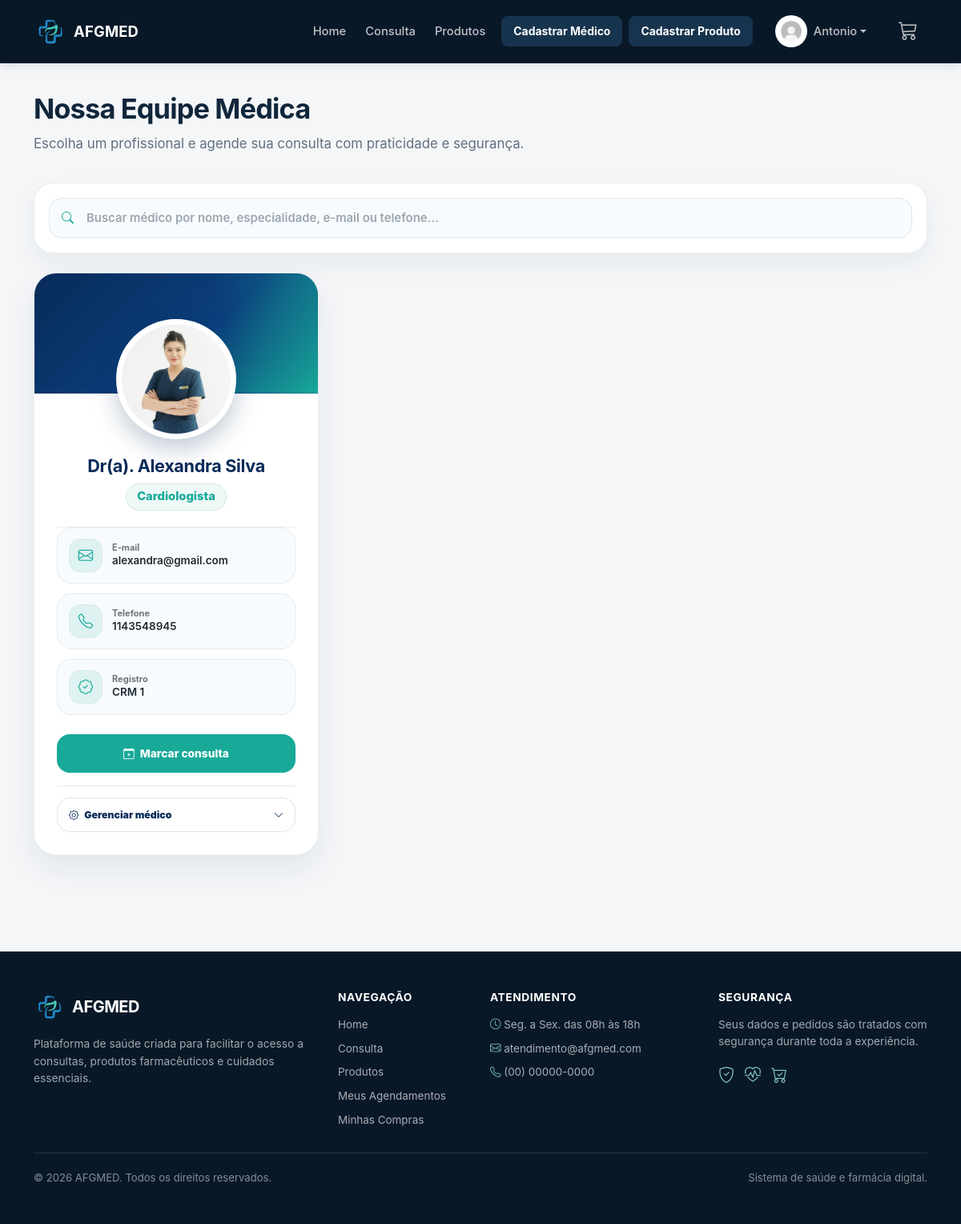
/medicos (signed in), run on the app's committed database.
### projetoafgmed/models.py (models this page shows)
class Usuario(database.Model, UserMixin):
    id = database.Column(database.Integer, primary_key=True)
    nome = database.Column(database.String, nullable=False)
    sobrenome = database.Column(database.String, nullable=False)
    email = database.Column(database.String, nullable=False, unique=True)
    senha = database.Column(database.String, nullable=False)
    foto = database.Column(database.String(200), nullable=True, default="usuario_padrao.jpg")
    is_admin = database.Column(database.Boolean, default=False)
    is_medico = database.Column(database.Boolean, default=False, nullable=False)
    id_medico = database.Column(database.Integer, database.ForeignKey("medico.id"), nullable=True)
    perfil = database.relationship("PerfilUsuario", backref="usuario", uselist=False)
    carrinho = database.relationship("Carrinho", backref="usuario", uselist=False)
    consultas = database.relationship("Consulta", backref="usuario", lazy=True)
    pedidos = database.relationship("Pedido", backref="usuario", lazy=True)
    medico = database.relationship(
        "Medico",
        backref=database.backref("usuario_acesso", uselist=False),
        foreign_keys=[id_medico]
    )

class Medico(database.Model):
    id = database.Column(database.Integer, primary_key=True)
    nome = database.Column(database.String, nullable=False)
    sobrenome = database.Column(database.String, nullable=False, default="AFGMED")
    especialidade = database.Column(database.String, nullable=False)
    email = database.Column(database.String)
    telefone = database.Column(database.String)
    foto = database.Column(database.String, default="default.jpg")
    data_criacao = database.Column(database.DateTime, nullable=False, default=datetime.utcnow)

### projetoafgmed/rotas/medicos.py (the view, shortened to what this page needs)
@app.route("/medicos")
@login_required
def medicos():
    return render_template("medicos.html", medicos=Medico.query.all())

### projetoafgmed/templates/medicos.html (shortened to what this page needs)
{% extends "base.html" %}
{% block content %}
<div class="medicos-page">
    <section class="medicos-header text-center">
        <h2 class="fw-bold">
            Nossa Equipe Médica
        </h2>
        <p class="text-muted mb-0">
            Escolha um profissional e agende sua consulta com praticidade e segurança.
        </p>
    </section>
    {% if medicos %}
        <section class="medicos-filtros mb-4">
            <div class="medico-busca">
                <i class="bi bi-search"></i>
                <input type="text"
                       id="buscaMedico"
                       class="form-control"
                       placeholder="Buscar médico por nome, especialidade, e-mail ou telefone...">
            </div>
        </section>
        <div class="row row-cols-1 row-cols-md-2 row-cols-xl-3 g-4" id="medicosGrid">
            {% for medico in medicos %}
                <div class="col medico-col"
                     data-nome="{{ (medico.nome ~ ' ' ~ medico.sobrenome)|lower }}"
                     data-especialidade="{{ (medico.especialidade or '')|lower }}"
                     data-email="{{ (medico.email or '')|lower }}"
                     data-telefone="{{ (medico.telefone or '')|lower }}">
                    <div class="medico-card h-100">
                        <div class="medico-card-top">
                            <div class="medico-foto-frame">
                                <img src="{{ url_for('static', filename='fotos_medicos/' ~ (medico.foto or 'default.jpg')) }}"
                                     alt="{{ medico.nome }} {{ medico.sobrenome }}"
                                     class="medico-foto">
                            </div>
                        </div>
                        <div class="medico-card-body">
                            <div class="medico-nome-area text-center">
                                <h4 class="fw-bold mb-1">
                                    Dr(a). {{ medico.nome }} {{ medico.sobrenome }}
                                </h4>
                                <span class="medico-especialidade">
                                    {{ medico.especialidade }}
                                </span>
                            </div>
                            <div class="medico-info-list mt-4">
                                <div class="medico-info-item">
                                    <div class="medico-info-icon">
                                        <i class="bi bi-envelope"></i>
                                    </div>
                                    <div>
                                        <small>E-mail</small>
                                        <p class="mb-0">{{ medico.email }}</p>
                                    </div>
                                </div>
                                <div class="medico-info-item">
                                    <div class="medico-info-icon">
                                        <i class="bi bi-telephone"></i>
                                    </div>
                                    <div>
                                        <small>Telefone</small>
                                        <p class="mb-0">{{ medico.telefone }}</p>
                                    </div>
                                </div>
                                <div class="medico-info-item">
                                    <div class="medico-info-icon">
                                        <i class="bi bi-patch-check"></i>
                                    </div>
                                    <div>
                                        <small>Registro</small>
                                        <p class="mb-0">CRM {{ medico.id }}</p>
                                    </div>
                                </div>
                            </div>
                            <div class="medico-actions mt-4">
                                {% if not current_user.is_medico or current_user.is_admin %}
                                    <a href="{{ url_for('consultas', medico_id=medico.id) }}"
                                       class="btn btn-agendar w-100">
                                        <i class="bi bi-calendar-plus"></i>
                                        Marcar consulta
                                    </a>
                                {% endif %}
                            </div>
                            {% if current_user.is_admin %}
                                <div class="medico-admin mt-3">
                                    <button class="medico-admin-toggle"
                                            type="button"
                                            data-bs-toggle="collapse"
                                            data-bs-target="#adminMedico{{ medico.id }}"
                                            aria-expanded="false"
                                            aria-controls="adminMedico{{ medico.id }}">
                                        <span>
                                            <i class="bi bi-gear"></i>
                                            Gerenciar médico
                                        </span>
                                        <i class="bi bi-chevron-down"></i>
                                    </button>
                                </div>
                            {% endif %}
                        </div>
                    </div>
                </div>
            {% endfor %}
        </div>
    {% endif %}
</div>
{% endblock %}

### projetoafgmed/templates/base.html (shortened to what this page needs)
<!DOCTYPE html>
<html lang="pt-br">
<head>
    <link href="https://cdn.jsdelivr.net/npm/bootstrap@5.3.8/dist/css/bootstrap.min.css"
          rel="stylesheet">
    <link rel="stylesheet"
          href="https://cdn.jsdelivr.net/npm/bootstrap-icons@1.11.3/font/bootstrap-icons.css">
    <link rel="stylesheet"
          href="{{ url_for('static', filename='css/style.css') }}">
</head>
<body>
<nav class="navbar navbar-expand-lg navbar-dark bg-dark">
    <div class="container">
        <a class="navbar-brand d-flex align-items-center"
           href="{{ url_for('homepage') }}">
            <img src="{{ url_for('static', filename='imagens/logo.jpg') }}"
                 alt="Logo AFGMED"
                 width="50"
                 class="me-2">
            AFGMED
        </a>
        <div class="collapse navbar-collapse" id="navbarNav">
            <ul class="navbar-nav ms-auto align-items-lg-center">
                <li class="nav-item">
                    <a class="nav-link" href="{{ url_for('homepage') }}">
                        Home
                    </a>
                </li>
                {% if current_user.is_authenticated
                      and current_user.is_medico
                      and not current_user.is_admin %}
                    <li class="nav-item">
                        <a class="nav-link" href="{{ url_for('medicos') }}">
                            Minhas Consultas
                        </a>
                    </li>
                {% else %}
                    <li class="nav-item">
                        <a class="nav-link" href="{{ url_for('medicos') }}">
                            Consulta
                        </a>
                    </li>
                {% endif %}
                <li class="nav-item">
                    <a class="nav-link" href="{{ url_for('produtos') }}">
                        Produtos
                    </a>
                </li>
                {% if current_user.is_authenticated and current_user.is_admin %}
                    <li class="nav-item ms-lg-2 mt-2 mt-lg-0">
                        <a class="btn btn-primary"
                           href="{{ url_for('cadastro_medico') }}">
                            Cadastrar Médico
                        </a>
                    </li>
                    <li class="nav-item ms-lg-2 mt-2 mt-lg-0">
                        <a class="btn btn-primary"
                           href="{{ url_for('cadastro_produto') }}">
                            Cadastrar Produto
                        </a>
                    </li>
                {% endif %}
            </ul>
            <ul class="navbar-nav ms-lg-3 align-items-lg-center">
                {% if current_user.is_authenticated %}
                    <li class="nav-item dropdown me-lg-3">
                        <a class="nav-link dropdown-toggle d-flex align-items-center"
                           href="#"
                           id="perfilDropdown"
                           role="button"
                           data-bs-toggle="dropdown"
                           aria-expanded="false">
                            <img src="{{ url_for(
                                'static',
                                filename='fotos_perfil/' + (
                                    current_user.foto or 'usuario_padrao.jpg'
                                )
                            ) }}"
                                 alt="Perfil"
                                 class="rounded-circle"
                                 style="width:40px; height:40px; object-fit:cover;">
                            <span class="ms-2">
                                {{ current_user.nome }}
                            </span>
                        </a>
                    </li>
                    {% if not current_user.is_medico or current_user.is_admin %}
                        <li class="nav-item position-relative d-none d-lg-block">
                            <a class="nav-link position-relative"
                               href="#"
                               data-bs-toggle="offcanvas"
                               data-bs-target="#carrinhoLateral"
                               aria-controls="carrinhoLateral"
                               aria-label="Abrir carrinho">
                                <i class="bi bi-cart3" style="font-size:1.5rem;"></i>
                            </a>
                        </li>
                    {% endif %}
                {% endif %}
            </ul>
        </div>
    </div>
</nav>
<main class="container mt-5">
    {% block content %}{% endblock %}
</main>
<footer class="footer-afg mt-5">
    <div class="container py-5">
        <div class="row g-4">
            <div class="col-md-4">
                <div class="d-flex align-items-center mb-3">
                    <img src="{{ url_for('static', filename='imagens/logo.jpg') }}"
                         alt="Logo AFGMED"
                         width="48"
                         class="footer-logo me-2">
                    <h5 class="mb-0 fw-bold">AFGMED</h5>
                </div>
                <p class="footer-text">
                    Plataforma de saúde criada para facilitar o acesso a consultas,
                    produtos farmacêuticos e cuidados essenciais.
                </p>
            </div>
            <div class="col-md-2">
                <h6 class="footer-title">Navegação</h6>
                <ul class="footer-links">
                    <li><a href="{{ url_for('homepage') }}">Home</a></li>
                    {% if current_user.is_authenticated
                          and current_user.is_medico
                          and not current_user.is_admin %}
                        <li><a href="{{ url_for('medicos') }}">Minhas Consultas</a></li>
                    {% else %}
                        <li><a href="{{ url_for('medicos') }}">Consulta</a></li>
                    {% endif %}
                    <li><a href="{{ url_for('produtos') }}">Produtos</a></li>
                    {% if current_user.is_authenticated %}
                        {% if current_user.is_medico and not current_user.is_admin %}
                            <li><a href="{{ url_for('medicos') }}">Minhas Consultas</a></li>
                        {% else %}
                            <li><a href="{{ url_for('meus_agendamentos') }}">Meus Agendamentos</a></li>
                            <li><a href="{{ url_for('meus_pedidos') }}">Minhas Compras</a></li>
                        {% endif %}
                    {% endif %}
                </ul>
            </div>
            <div class="col-md-3">
                <h6 class="footer-title">Atendimento</h6>
                <ul class="footer-links">
                    <li><i class="bi bi-clock"></i> Seg. a Sex. das 08h às 18h</li>
                    <li><i class="bi bi-envelope"></i> atendimento@afgmed.com</li>
                    <li><i class="bi bi-telephone"></i> (00) 00000-0000</li>
                </ul>
            </div>
            <div class="col-md-3">
                <h6 class="footer-title">Segurança</h6>
                <p class="footer-text">
                    Seus dados e pedidos são tratados com segurança durante
                    toda a experiência.
                </p>
                <div class="footer-icons">
                    <i class="bi bi-shield-check"></i>
                    <i class="bi bi-heart-pulse"></i>
                    <i class="bi bi-cart-check"></i>
                </div>
            </div>
        </div>
        <hr class="footer-line">
        <div class="d-flex flex-column flex-md-row justify-content-between align-items-center gap-2">
            <small>© 2026 AFGMED. Todos os direitos reservados.</small>
            <small>Sistema de saúde e farmácia digital.</small>
        </div>
    </div>
</footer>
</body>
</html>

### data on the page
Usuario: foto (picture), nome "Antonio"
Medico: foto (picture), nome "Alexandra", sobrenome "Silva", especialidade "Cardiologista", email "alexandra@gmail.com", telefone "1143548945", id "1"
